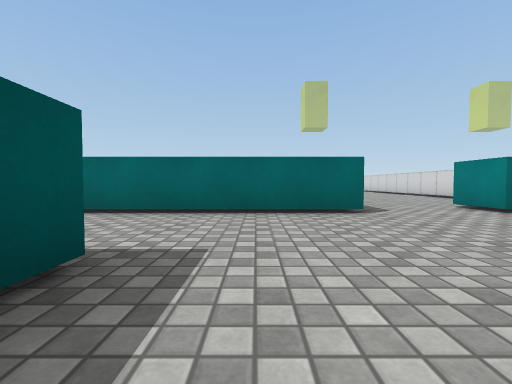
view 1 (above)

24 first-person views from a walk through a scene from a Unity 3-D project. The camera is 0.58 m above the floor, tilts 2° down and sees 90° across. The floor is counted in squares, 1 m on a side. Each view is taken from the middle of a square. On the plan, view 1 faces up. The plan holds only what a view shows up to about 9 squares ahead; the rest is blank. The place goes on beyond the plan. The player character is not drawn. Some surface patterns are stand-ins.

view 2
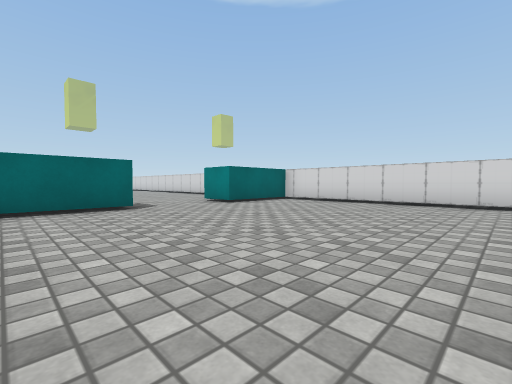

view 3
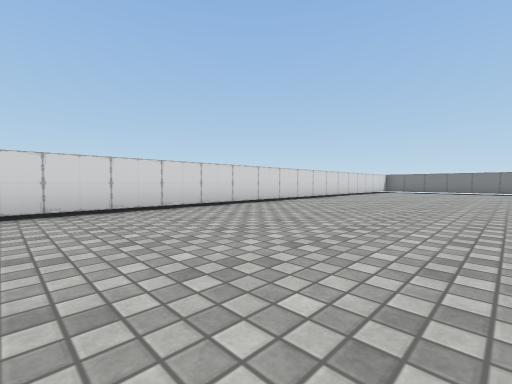

view 4
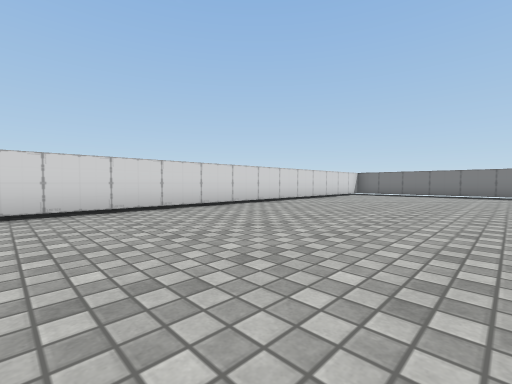

view 5
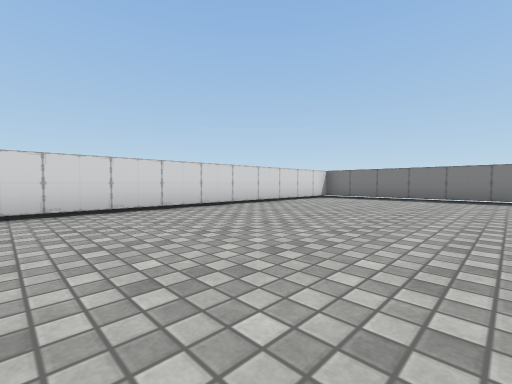

view 6
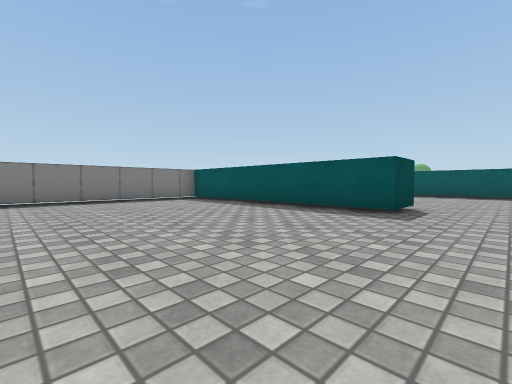

view 7
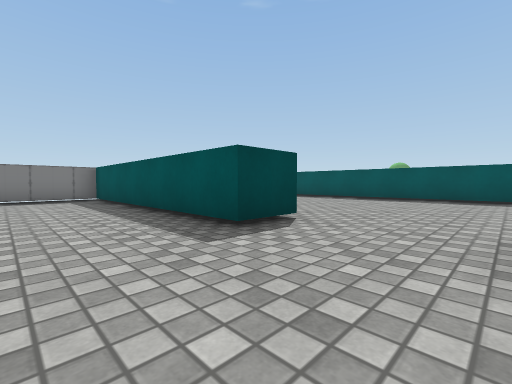

view 8
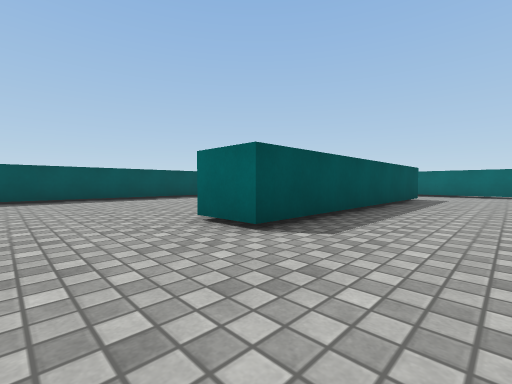

view 9
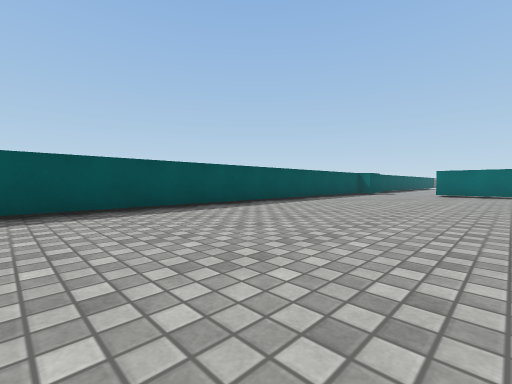

view 10
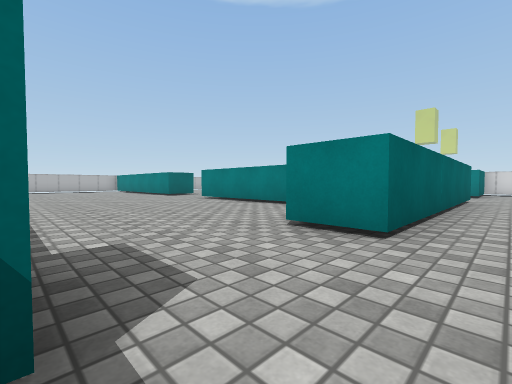

view 11
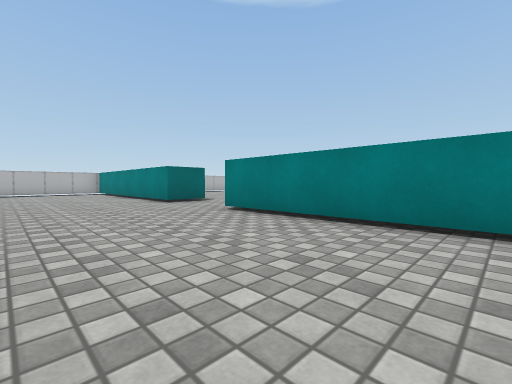

view 12
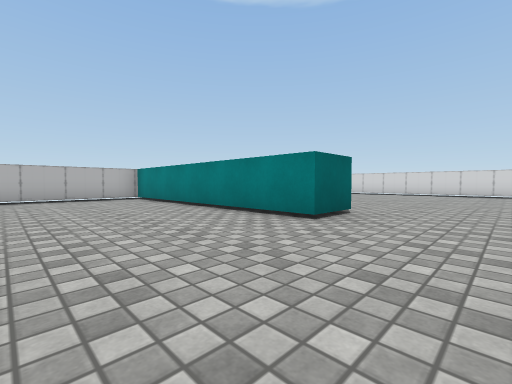

view 13
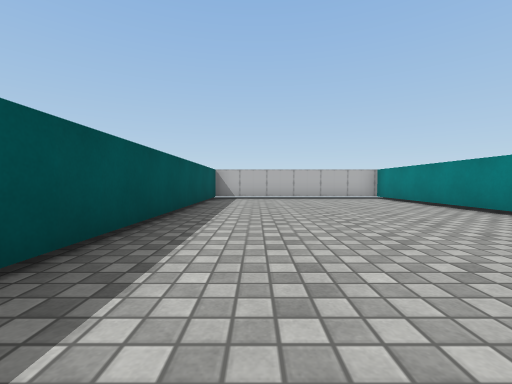

view 14
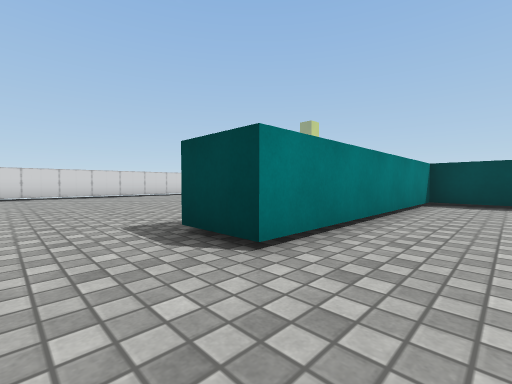

view 15
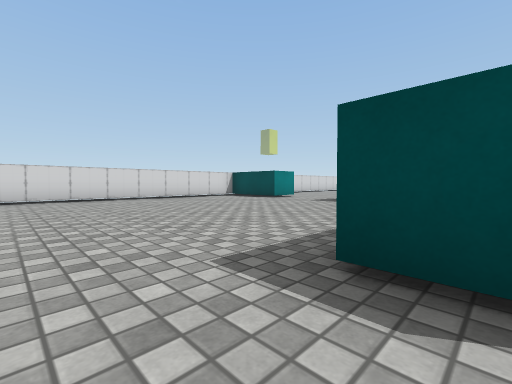

view 16
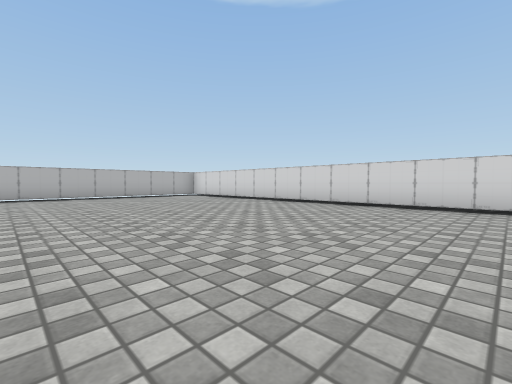

view 17
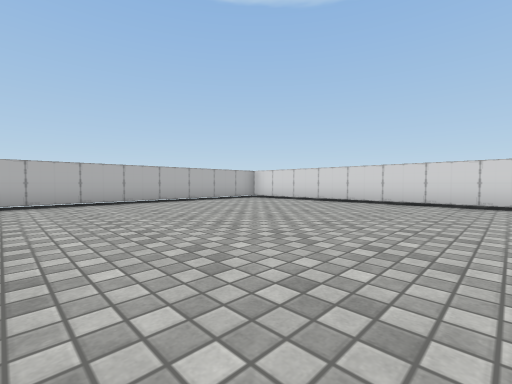

view 18
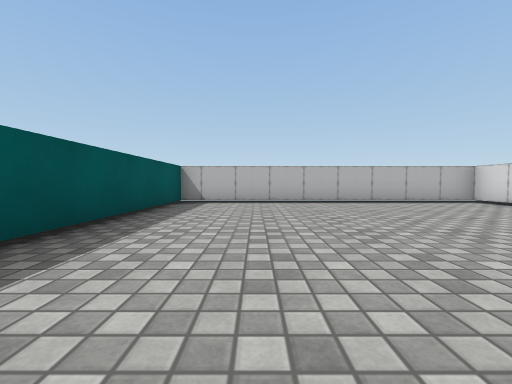

view 19
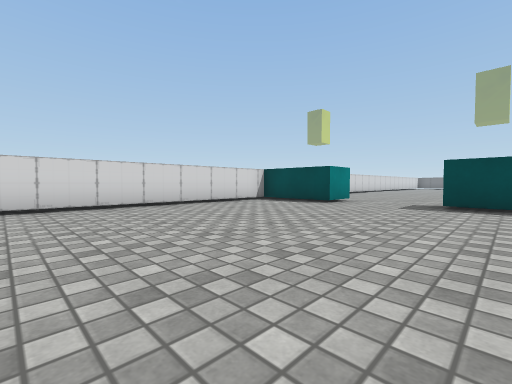

view 20
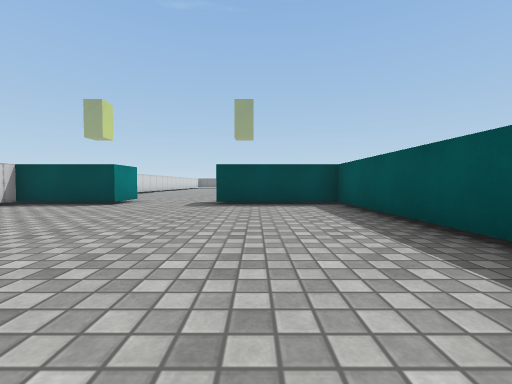

view 21
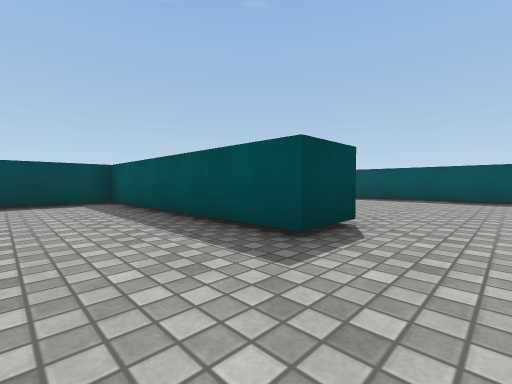

view 22
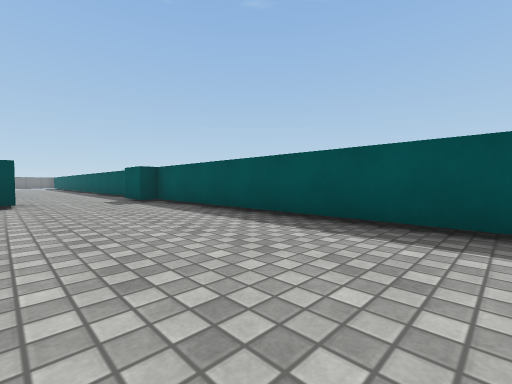

view 23
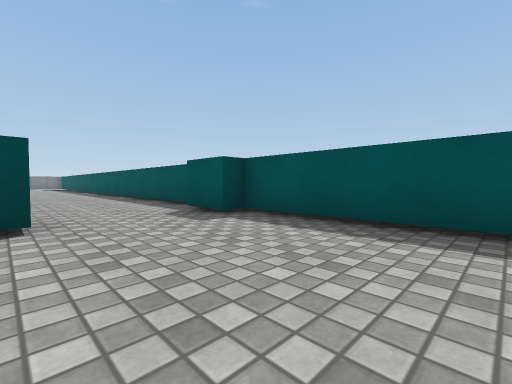

view 24
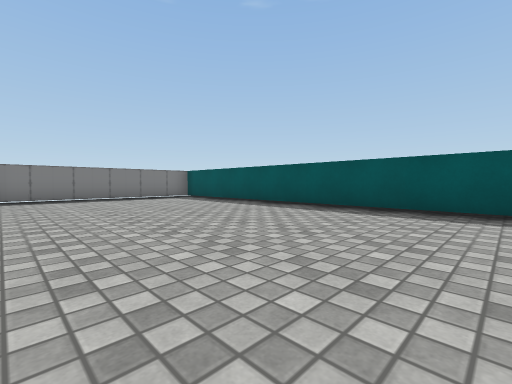

### Floor plan
Points are (right, up) in squares from view 1. A wall is a line through its corners. A room is listed if a view was taken in it or the views show most of it. See-through windows are left out.
Room 1 (views 1, 2, 3, 4, 5, 6, 7, 8, 9, 10, 24)
walls: (-2.6, -8.5) (-1.2, -8.5) (-1.2, -15.5) (5.3, -15.5); (-1.2, 1.9) (-1.2, -5.8) (-2.5, -5.8); (-8.5, -0.8) (-8.5, -13.2); (2.1, 4.9) (-5.2, 4.9); (7.4, -13.4) (7.4, 4.4); (6.9, 4.9) (4.8, 4.9); (-6.2, -15.5) (-3, -15.5); (-8.5, 4) (-8.5, 0.8)
ways out: opening at (-6.5, 5.5) to room 2; opening at (3.5, 5.5) to room 2
Room 2 (views 11, 12, 13, 14, 15, 16, 17, 18, 19, 20, 21, 22, 23)
walls: (-1.1, 15.2) (-2.5, 15.2) (-2.5, 22.2); (-2.7, 22.5) (-6, 22.5); (4.8, 4.9) (4.8, 6.2) (7.4, 6.2) (7.4, 22.5) (-1.2, 22.5) (-1.2, 17.1); (-5.2, 4.9) (-5.2, 6.2) (-2.5, 6.2) (-2.5, 12.5) (-1.2, 12.5) (-1.2, 6.2) (2.1, 6.2); (-8.5, 22) (-8.5, 6.2) (-8, 6.2) (-8, 4.9)
ways out: opening at (-6.5, 5.5) to room 1; opening at (3.5, 5.5) to room 1

Positions as (right, up) in squares from view 1, and headings:
1: (0, 0), facing up
2: (0, -1), facing up-right
3: (2, 1), facing down-right
4: (2, -3), facing down-right
5: (2, -6), facing down-right
6: (4, -7), facing down-left
7: (1, -6), facing down-left
8: (1, -8), facing up-left
9: (-3, -8), facing up-left
10: (-8, 4), facing up-right
11: (-6, 8), facing up-right
12: (-6, 13), facing up-right
13: (-7, 13), facing up
14: (-4, 14), facing down-right
15: (-2, 14), facing down-right
16: (1, 12), facing up-right
17: (0, 15), facing up-right
18: (1, 15), facing up
19: (1, 13), facing down-right
20: (1, 13), facing down
21: (1, 14), facing down-left
22: (-5, 14), facing down-left
23: (-5, 10), facing down-left
24: (-3, -6), facing down-left
